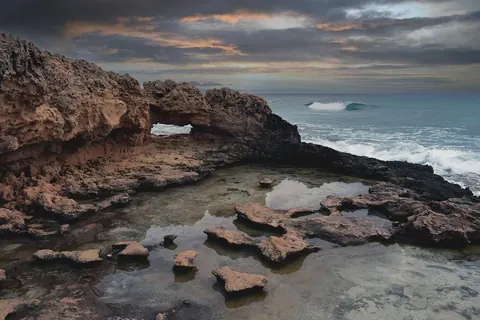
#> input picture assets/img/photos/city-famagusta-480.webp, 480 x 320 px; its folder holds 4 pictures in this run
$ python audit.py ../../assets/img/photos/city-famagusta-480.webp
#> lines starting #> are read from the running program, lines starting #| are printed output that depends on the picture
#> (reads tools/photos/manifest.json from the repository)
#!/usr/bin/env python3
"""Photo audit (owner's rule of 14 Oct 2026: no photograph twice on the site, not even in another crop).

Compares a 64-bit difference hash (dHash, robust to resizing and mild re-compression) of every served photo
(assets/img/photos/*-480.webp) with every other one, and with the "reserved" fingerprints in the manifest: the
photographs inside the short films (assets/video/SOURCES.md), the films' first frames and the explainer posters.

  python3 tools/photos/audit.py                       check (exit 1 on a repeat)
  python3 tools/photos/audit.py --reserve <dir>...    (re)compute the reserved fingerprints from image files, e.g. the
                                                      AVRASTRO library photos the films were made from
Needs Pillow. check.py (no dependencies) checks the other half: each slot is used on one page only.
"""
import glob, json, os, sys
from PIL import Image, ImageOps

HERE = os.path.dirname(os.path.abspath(__file__))
ROOT = os.path.dirname(os.path.dirname(HERE))
LIMIT = 12   # Hamming distance at or below which two images count as the same photograph

def dhash(path, crop_center=True):
#> called with crop_center = True
    im = ImageOps.exif_transpose(Image.open(path)).convert('L')
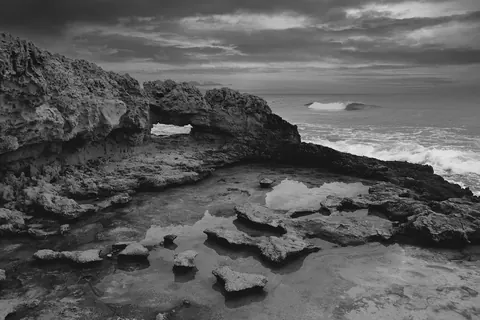
#> im: PIL image 480x320 L; min 0, max 241, mean 90.5
    if crop_center:   # compare the 3:2 centre, as the site crops it
        w, h = im.size
#> w = 480; h = 320
        if w / h > 1.5: nw = int(h * 1.5); im = im.crop(((w - nw) // 2, 0, (w - nw) // 2 + nw, h))
        else: nh = int(w / 1.5); im = im.crop((0, (h - nh) // 2, w, (h - nh) // 2 + nh))
#> after `nh = int(w / 1.5)`: nh = 320
    im = im.resize((9, 8), Image.LANCZOS)
    px = list(im.tobytes())
#> px = 72 values, max 159 at index 35, min 26 at index 31, mean 90.68
    bits = ''.join('1' if px[r * 9 + c] > px[r * 9 + c + 1] else '0' for r in range(8) for c in range(8))
    return f'{int(bits, 2):016x}'

def dist(a, b): return bin(int(a, 16) ^ int(b, 16)).count('1')

def main(argv):
    mpath = os.path.join(HERE, 'manifest.json')
    man = json.load(open(mpath, encoding='utf-8'))
    if argv[:1] == ['--reserve']:
        res = {}
        for item in argv[1:]:
            files = [item] if os.path.isfile(item) else sorted(glob.glob(os.path.join(item, '*.*')))
            for f in files:
                if f.lower().endswith(('.jpg', '.jpeg', '.png', '.webp')):
                    res[os.path.relpath(f, ROOT) if f.startswith(ROOT) else os.path.basename(f)] = dhash(f)
        man['reserved'] = res
        with open(mpath, 'w', encoding='utf-8') as fh:
            json.dump(man, fh, ensure_ascii=False, indent=1); fh.write('\n')
        print('reserved fingerprints:', len(res)); return 0
    served = {os.path.basename(f)[:-len('-480.webp')]: dhash(f) for f in sorted(glob.glob(os.path.join(ROOT, 'assets/img/photos/*-480.webp')))}
#> call 2 of dhash, with path = 'assets/img/photos/city-larnaca-480.webp', crop_center = True
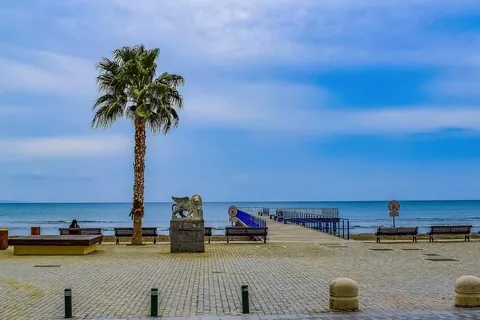
#> input picture assets/img/photos/city-larnaca-480.webp, 480 x 320 px
#> in dhash (call 2), `im = ImageOps.exif_transpose(Image.open(path)).convert('L')`:
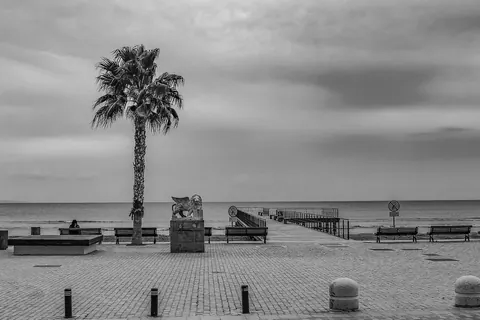
#> im: PIL image 480x320 L; min 0, max 235, mean 139.2
#> in dhash (call 2), `px = list(im.tobytes())`: px = 72 values, max 197 at index 3, min 63 at index 20, mean 139.4
#> call 3 of dhash, with path = 'assets/img/photos/city-limassol-480.webp', crop_center = True
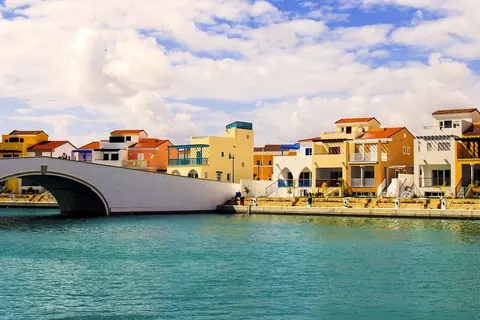
#> input picture assets/img/photos/city-limassol-480.webp, 480 x 320 px
#> in dhash (call 3), `im = ImageOps.exif_transpose(Image.open(path)).convert('L')`:
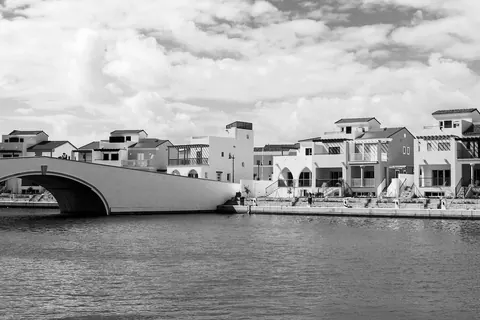
#> im: PIL image 480x320 L; min 0, max 255, mean 163
#> in dhash (call 3), `px = list(im.tobytes())`: px = 72 values, max 242 at index 1, min 58 at index 46, mean 163.4
#> call 4 of dhash, with path = 'assets/img/photos/city-nicosia-480.webp', crop_center = True
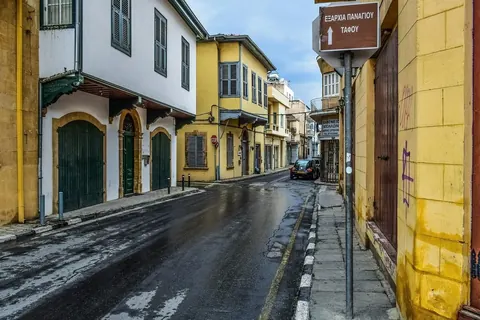
#> input picture assets/img/photos/city-nicosia-480.webp, 480 x 320 px
#> in dhash (call 4), `im = ImageOps.exif_transpose(Image.open(path)).convert('L')`:
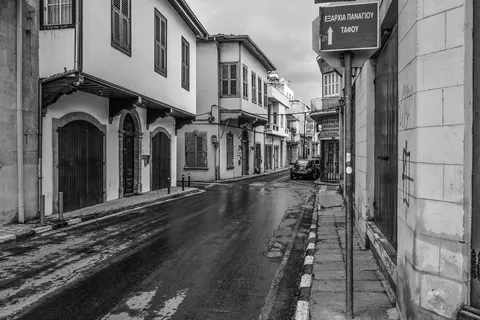
#> im: PIL image 480x320 L; min 0, max 255, mean 109.9
#> in dhash (call 4), `px = list(im.tobytes())`: px = 72 values, max 193 at index 5, min 36 at index 64, mean 110.7
    problems = []
    keys = list(served)
#> keys = ['city-famagusta', 'city-larnaca', 'city-limassol', 'city-nicosia']
    for i, a in enumerate(keys):
        for b in keys[i + 1:]:
            if dist(served[a], served[b]) <= LIMIT: problems.append(f'{a} looks like {b} ({dist(served[a], served[b])})')
        for name, h in man.get('reserved', {}).items():
            if dist(served[a], h) <= LIMIT: problems.append(f'{a} looks like {name} ({dist(served[a], h)}), which is in a film or poster')
#> this loop made 4 passes
#> after the loop, problems = []
    print('\n'.join(problems) or f'photo audit: {len(served)} photos, each one unique (checked against {len(man.get("reserved", {}))} film/poster images)')
#| photo audit: 4 photos, each one unique (checked against 68 film/poster images)
    return 1 if problems else 0

if __name__ == '__main__':
    sys.exit(main(sys.argv[1:]))
#> (the program exits here)
